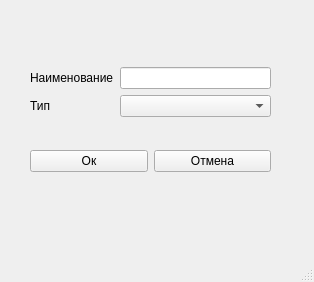
<?xml version="1.0" encoding="UTF-8"?>
<ui version="4.0">
 <class>add_item</class>
 <widget class="QMainWindow" name="add_item">
  <property name="geometry">
   <rect>
    <x>0</x>
    <y>0</y>
    <width>314</width>
    <height>282</height>
   </rect>
  </property>
  <property name="windowTitle">
   <string>MainWindow</string>
  </property>
  <widget class="QWidget" name="centralwidget">
   <widget class="QWidget" name="">
    <property name="geometry">
     <rect>
      <x>30</x>
      <y>40</y>
      <width>241</width>
      <height>161</height>
     </rect>
    </property>
    <layout class="QVBoxLayout" name="verticalLayout_3">
     <item>
      <layout class="QGridLayout" name="gridLayout">
       <item row="0" column="0">
        <layout class="QVBoxLayout" name="verticalLayout">
         <item>
          <widget class="QLabel" name="name_label">
           <property name="text">
            <string>Наименование</string>
           </property>
          </widget>
         </item>
         <item>
          <widget class="QLabel" name="typer_label">
           <property name="text">
            <string>Тип</string>
           </property>
          </widget>
         </item>
        </layout>
       </item>
       <item row="0" column="1">
        <layout class="QVBoxLayout" name="verticalLayout_2">
         <item>
          <widget class="QLineEdit" name="name_edit"/>
         </item>
         <item>
          <widget class="QComboBox" name="type_edit"/>
         </item>
        </layout>
       </item>
      </layout>
     </item>
     <item>
      <layout class="QHBoxLayout" name="horizontalLayout">
       <item>
        <widget class="QPushButton" name="ok_button">
         <property name="text">
          <string>Ок</string>
         </property>
         <property name="checkable">
          <bool>false</bool>
         </property>
        </widget>
       </item>
       <item>
        <widget class="QPushButton" name="cancel_button">
         <property name="text">
          <string>Отмена</string>
         </property>
        </widget>
       </item>
      </layout>
     </item>
    </layout>
   </widget>
  </widget>
  <widget class="QMenuBar" name="menubar">
   <property name="geometry">
    <rect>
     <x>0</x>
     <y>0</y>
     <width>314</width>
     <height>21</height>
    </rect>
   </property>
  </widget>
  <widget class="QStatusBar" name="statusbar"/>
 </widget>
 <resources/>
 <connections/>
</ui>
